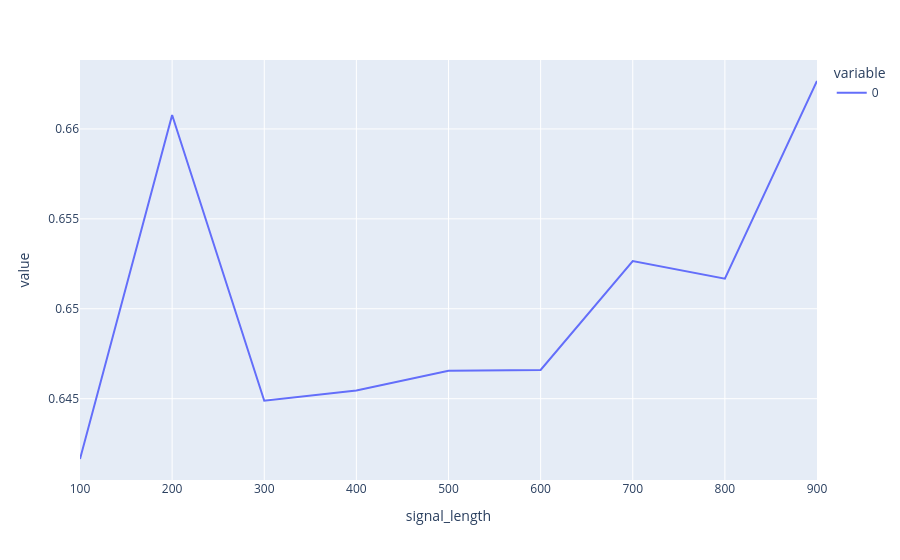

Write notebook code for a chart like this one.
### Code cell
mean_exec_times.plot(backend="plotly")

### Figure 1 — Plotly figure (JSON) as saved in the notebook; plotly's stock layout.template omitted (floating-point values rounded to 4 significant figures)
{"data": [{"hovertemplate": "variable=0<br>signal_length=%{x}<br>value=%{y}<extra></extra>", "legendgroup": "0", "line": {"color": "#636efa", "dash": "solid"}, "marker": {"symbol": "circle"}, "mode": "lines", "name": "0", "orientation": "v", "showlegend": true, "type": "scatter", "x": [100, 200, 300, 400, 500, 600, 700, 800, 900], "xaxis": "x", "y": [0.6416, 0.6608, 0.6449, 0.6455, 0.6465, 0.6466, 0.6526, 0.6517, 0.6627], "yaxis": "y"}], "layout": {"legend": {"title": {"text": "variable"}, "tracegroupgap": 0}, "margin": {"t": 60}, "xaxis": {"anchor": "y", "domain": [0, 1], "title": {"text": "signal_length"}}, "yaxis": {"anchor": "x", "domain": [0, 1], "title": {"text": "value"}}}}
